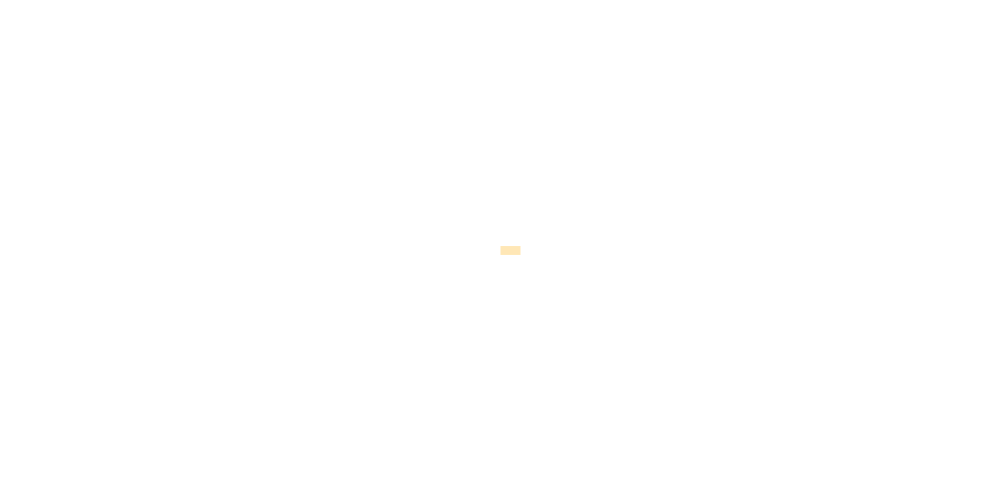
Frame 1 (no input)
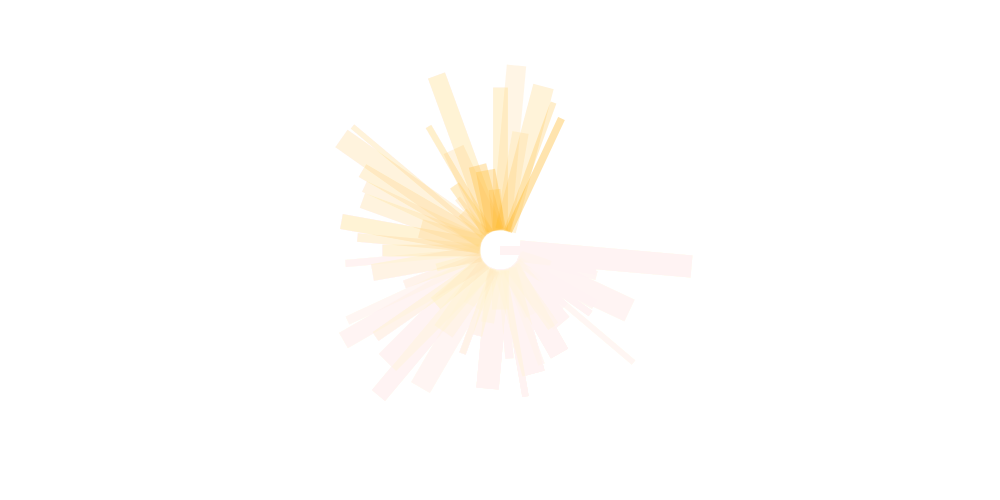
Frame 60 (the mouse pressed at the canvas centre just before this capture)
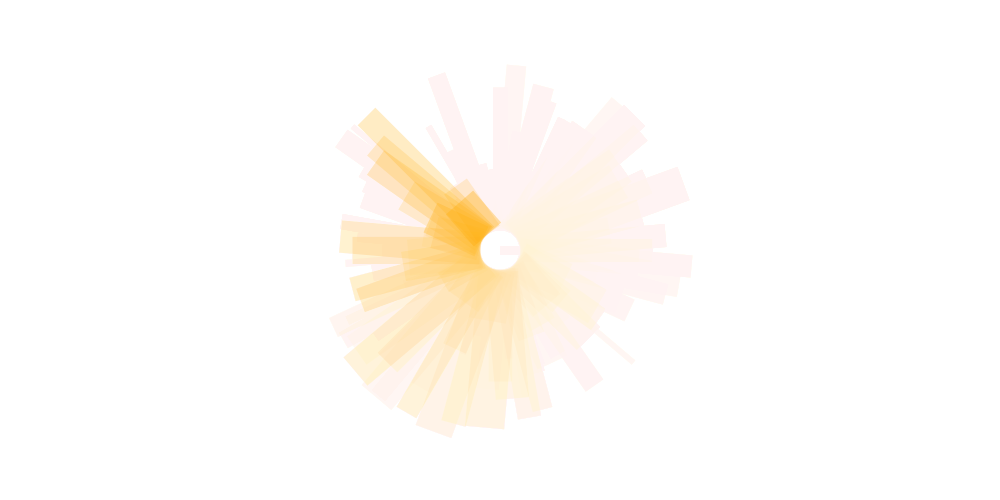
Frame 120 (the mouse held since frame 60 and released just before this capture)

The Processing sketch that drew these frames (run headless with seeded random() and noise(); from frame 60 on, the mouse is pressed at the canvas centre):

// Processing sketch: processing_68822
// ── processing_68822.pde

// Dan Sztanga
// dsztanga@gmail.com
// (C) 2012 Dan Sztanga. All rights reserved.
// HW_3 User Input

//Variables
float x, y, wd, ht, diam, theta, thickl, thickh, rot;
boolean press;

void setup()
{
  size(1000,500);
  background(255);
  thickl = 5;
  thickh = 20;
  theta = 0;
  rot = 0;
  mouseX = 500;
  mouseY = 250;
  noCursor();
}

void draw()
{
  //Fade
  noStroke();
  fill(255,255,255,10);
  rect(0,0,1000,500);
  
  //Rotating Line with Color Change
  if (rot == 0){
    stroke(255, 170, 0, random(25, 100));
  }
   if (rot == 1){
    stroke(255, 60, 0, random(25, 100));
  }
   if (rot == 2){
    stroke(255, 255, 0, random(25, 100));
  }
   if (rot == 3){
    stroke(0, 237, 13, random(25, 100));
  }
   if (rot == 4){
    stroke(0, 227, 237, random(25, 100));
  }
  strokeCap(SQUARE);
  strokeWeight(random(thickl, thickh));
  line((20 * cos(radians(theta))) +  mouseX, (20 * sin(radians(theta))) + mouseY, (diam/2 * cos(radians(theta))) +  mouseX, (diam/2 * sin(radians(theta))) + mouseY);
  diam = random(100,400);
  theta = theta + 5;
  
  //Mouse Press Inleases Thickness
  if (press == true) {
    thickl = 20;
    thickh = 40;
  } else {
    thickl = 5;
    thickh = 25;
  }
 
  //Resets Theta to 0
  if (theta == 360) {
    theta = 0;
  }
}

//Checks for Mouse Button Press
void mousePressed() {
  press = true;
}

void mouseReleased() {
press = false;
}

//Key Press for Color Change
void keyPressed() {
 if (key == CODED) {
  if (keyCode == RIGHT) {
    rot = rot + 1;
    if (rot > 4) {
      rot = 0;
    }
  }
  if (keyCode == LEFT) {
    rot = rot - 1;
    if (rot < 0) {
      rot = 4;
    }
  }
 }
}
